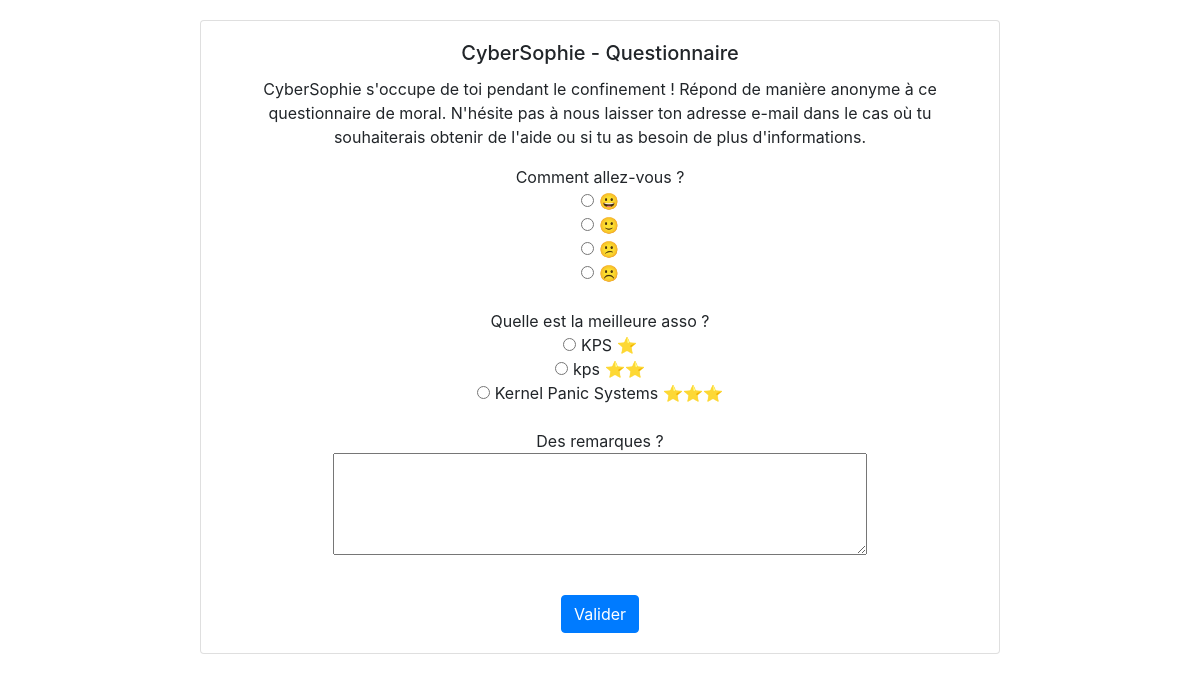
The app's page /, older data.
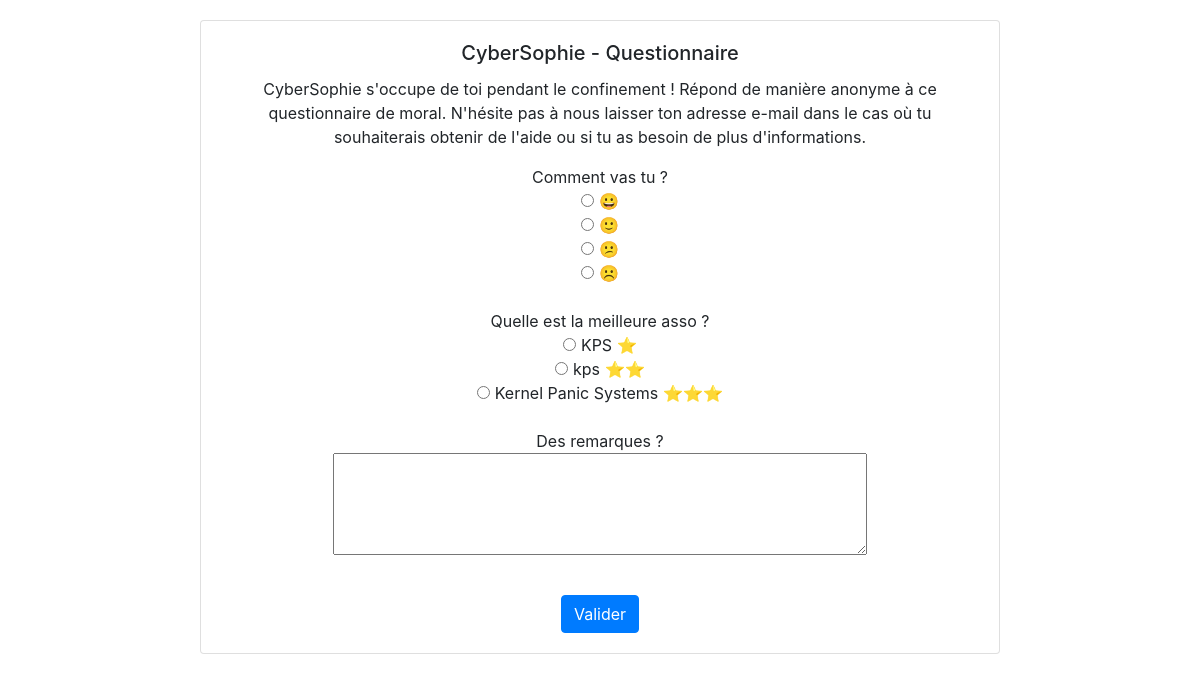
The same page, newer data.
### app/models.py (models this page shows)
class Question(models.Model):
    enonce = models.CharField(max_length=300)
    isLibre = models.BooleanField()
    def __str__(self):
        return self.enonce

### app/views.py (the view)
# urls.py: path('', sondage),
def sondage(request):
    if len(Reponse.objects.filter(date__gt=timezone.now() - timezone.timedelta(days=1), ip=get_client_ip(request))) > 0:
        return render(request, 'app/sondage.html', {"ok": "ok"})
    return render(request, 'app/sondage.html', {'questions': Question.objects.all(), "choix": Choix.objects.all()})

### app/views.py (called while the page is built)
def get_client_ip(request):
    x_forwarded_for = request.META.get('HTTP_X_FORWARDED_FOR')
    if x_forwarded_for:
        ip = x_forwarded_for.split(',')[0]
    else:
        ip = request.META.get('REMOTE_ADDR')
    return ip

### app/templates/app/sondage.html (shortened to what this page needs)
<!DOCTYPE html>
<html lang="fr">
<head>
    <link href="https://stackpath.bootstrapcdn.com/bootstrap/4.4.1/css/bootstrap.min.css" rel="stylesheet">
</head>
<body>
<center>
    <div class="card" style="width: 50rem;margin-top:20px">
      <div class="card-body">
        <h5 class="card-title">CyberSophie - Questionnaire</h5>
        <p class="card-text">CyberSophie s'occupe de toi pendant le confinement ! Répond de manière anonyme à ce questionnaire de moral. N'hésite pas à nous laisser ton adresse e-mail dans le cas où tu souhaiterais obtenir de l'aide ou si tu as besoin de plus d'informations.</p>
        <form action="/complete" method="post"> {% csrf_token %}
        <div style="margin:10px 10px 10px 10px">
            {% for q in questions %}
                <div>
                    <div>
                        {{ q }}
                    </div>
                    {% if q.isLibre %}
                        <textarea rows="4" cols="50" name="{{ q.id }}"></textarea>
                    {% else %}
                        {% for c in choix %}
                             {% if c.question == q %}
                                <div>
                                    <input type="radio" name="{{ q.id }}" value="{{ c.id }}"> {{ c.valeur }}
                                </div>
                            {% endif %}
                        {% endfor %}
                    {% endif %}
                </div>
                <br/>
            {% endfor %}
            </div>
            {% if ok %}
            <div class="alert alert-success" role="alert">
                Merci d'avoir répondu !
            </div>
            {% else %}
             <input class="btn btn-primary" type="submit" value="Valider">
          {% endif %}
        </form>
      </div>
    </div>
</center>
</body>
</html>

Row changes from the older to the newer data that the page shows:
changed Question: enonce "Comment allez-vous ?" → "Comment vas tu ?"
